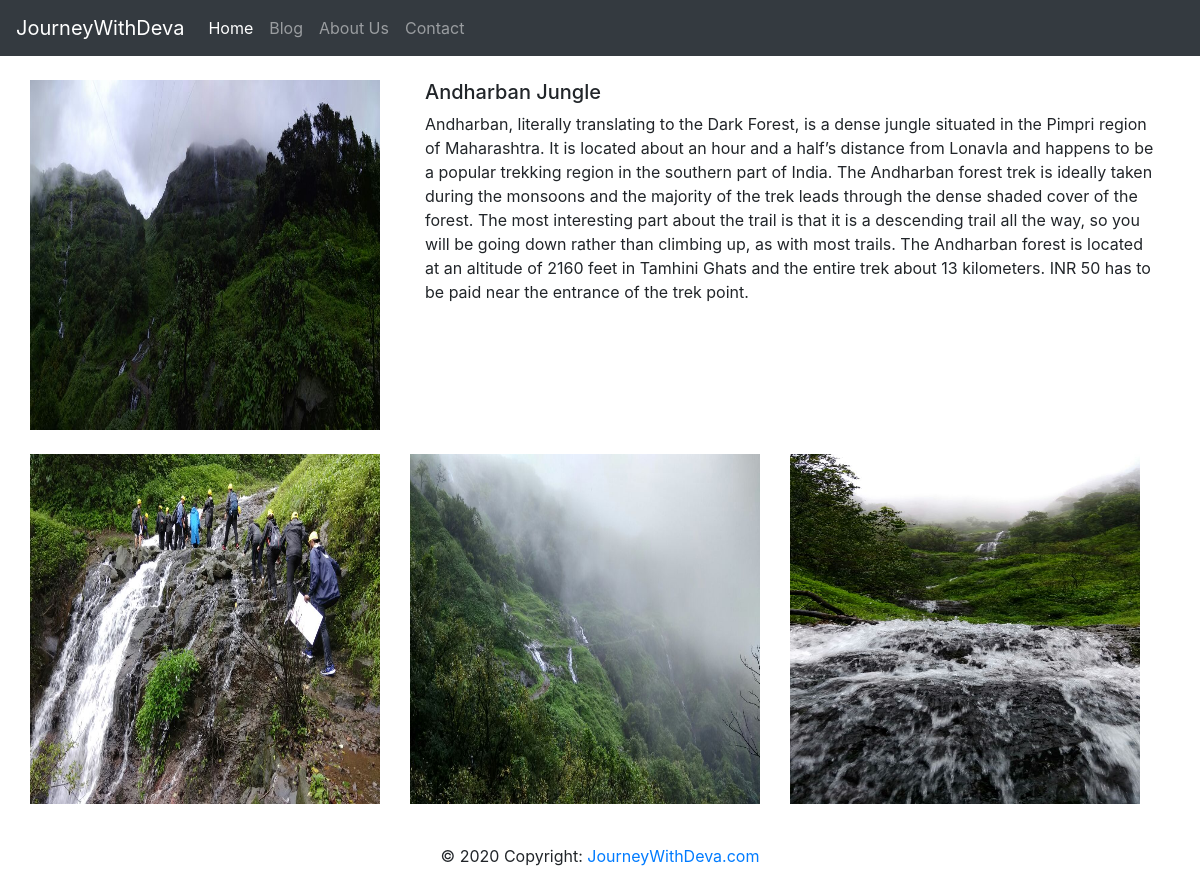
Page /sites/1 on the committed database.
### myBlog/models.py (models this page shows, shortened)
class SiteLoc(models.Model):
    site_id = models.AutoField
    site_name = models.CharField(max_length=50)
    country = models.CharField(max_length=50, default="")
    city = models.CharField(max_length=50, default="")
    desc = models.CharField(max_length=800)
    image = models.ImageField(upload_to="blog/images", default="")
    image2 = models.ImageField(upload_to="blog/images", default="")
    image3 = models.ImageField(upload_to="blog/images", default="")
    image4 = models.ImageField(upload_to="blog/images", default="")

### myBlog/views.py (the view)
# urls.py: path("sites/<int:myid>", views.siteView, name="SiteView"),
def siteView(request, myid):
    site = SiteLoc.objects.filter(id=myid)
    return render(request, 'blog/siteView.html', {'site':site[0]})

### myBlog/templates/blog/siteView.html (shortened to what this page needs)
{% extends 'blog/common.html' %}
{% block body %}
<div class="container my-4">
    <div class="row">
    <div class="col-md-4">
    <div class="row">
        <img src="/media/{{site.image}}" width="350px" height="350px">
    </div>
    </div>
    <div class="col-md-8">
        <h5>{{site.site_name}}</h5>
        <p>{{site.desc}}</p>
    </div>
    </div>
    <br>
   <div class="row">
       <div class="col-md-4">
        <div class="row">
        <img src="/media/{{site.image2}}" width="350px" height="350px">
        </div>
       </div>
       <div class="col-md-4">
        <div class="row">
        <img src="/media/{{site.image3}}" width="350px" height="350px">
        </div>
       </div>
       <div class="col-md-4">
        <div class="row">
        <img src="/media/{{site.image4}}" width="350px" height="350px">
        </div>
       </div>
   </div>
</div>
{% endblock %}

### myBlog/templates/blog/common.html (shortened to what this page needs)
<!doctype html>
<html lang="en">
  <head>
    <link rel="stylesheet" href="https://stackpath.bootstrapcdn.com/bootstrap/4.2.1/css/bootstrap.min.css">
  </head>
  <body>
    <nav class="navbar navbar-expand-lg navbar-dark bg-dark">
  <a class="navbar-brand" href="#">JourneyWithDeva</a>
  <div class="collapse navbar-collapse" id="navbarSupportedContent">
    <ul class="navbar-nav mr-auto">
      <li class="nav-item active">
        <a class="nav-link" href="/">Home <span class="sr-only">(current)</span></a>
      </li>
      <li class="nav-item">
        <a class="nav-link" href="/blog">Blog</a>
      </li>
      <li class="nav-item">
        <a class="nav-link" href="/about">About Us</a>
      </li>
       <li class="nav-item">
        <a class="nav-link" href="/contact">Contact</a>
      </li>
    </ul>
  </div>
</nav>
  {% block body %} {% endblock %}
<footer class="page-footer font-small blue">
  <div class="footer-copyright text-center py-3">© 2020 Copyright:
    <a href="/"> JourneyWithDeva.com</a>
  </div>
</footer>
  </body>
</html>

### rows in the picture
SiteLoc: image (picture), site_name "Andharban Jungle", desc "Andharban, literally translating to the Dark Forest, is a dense jungle situated in the Pimpri region of Maharashtra. It is located about an hour and a half’s distance from Lonavla and happens to be a popular trekking region in the southern part of India. The Andharban forest trek is ideally taken during the monsoons and the majority of the trek leads through the dense shaded cover of the forest. The most interesting part about the trail is that it is a descending trail all the way, so you will be going down rather than climbing up, as with most trails. The Andharban forest is located at an altitude of 2160 feet in Tamhini Ghats and the entire trek about 13 kilometers. INR 50 has to be paid…", image2 (picture), image3 (picture), image4 (picture)
